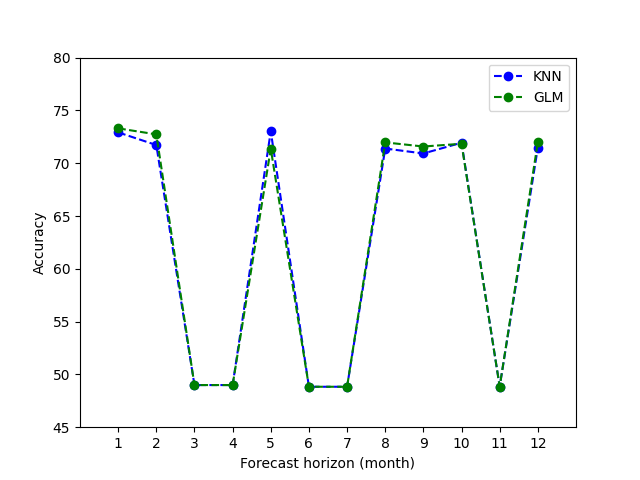

Recreate this plot in Python.
import pandas as pd
import matplotlib.pyplot as plt

x = [x for x in range(1, 13)]
knn_accuracies = []
glm_accuracies = []

for forecast_horizon in range(1, 13):
    knn_accuracy_df = pd.read_csv(f"../../experiments/long_range_prediction/results/knn/"
                                  f"{forecast_horizon}/accuracy/testing_accuracy.csv")
    knn_accuracies.append(round(knn_accuracy_df["accuracy"][0] * 100, 2))
    glm_accuracy_df = pd.read_csv(f"../../experiments/long_range_prediction/results/glm/"
                                  f"{forecast_horizon}/accuracy/testing_accuracy.csv")
    glm_accuracies.append(round(glm_accuracy_df["accuracy"][0] * 100, 2))


plt.plot(x, knn_accuracies, '--bo', label='KNN')
plt.plot(x, glm_accuracies, '--go', label='GLM')

plt.ylabel("Accuracy", size=10)
plt.xlabel("Forecast horizon (month)", size=10)
plt.xticks(x)
plt.xlim((0, 13))
plt.ylim((45, 80))
plt.legend()
plt.savefig('long_range_prediction_accuracy_fig.png', format='png')
plt.savefig('long_range_prediction_accuracy_fig.svg', format='svg')
